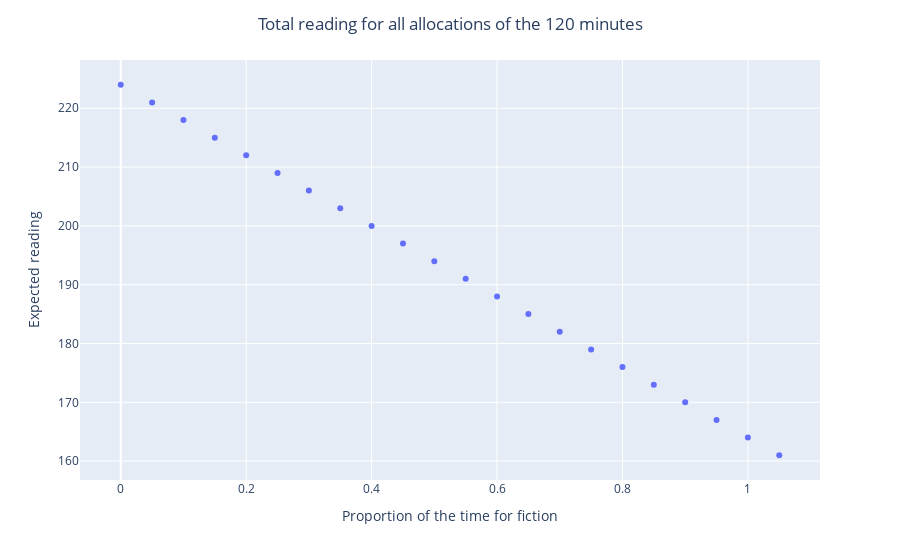
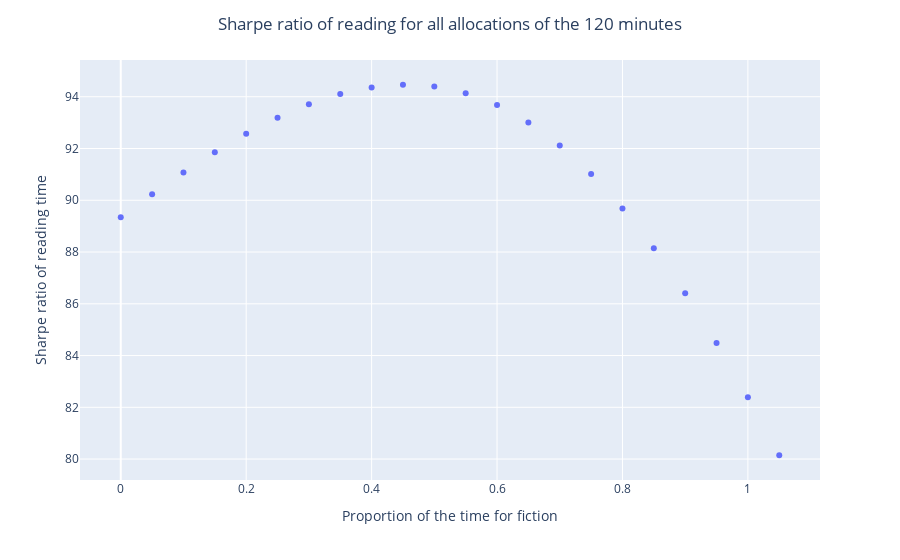

Notebook source saved alongside these figures, in order:
### Markdown cell above
# Solution: Find the best allocation for all two criteria

### Code cell
T = 120
list_p = np.arange(0, 1.1, 0.05)
# configure

list_expected = []
list_sharpe = []    
for p in list_p:
    expected_reading, sharpe_ratio = gp.compute_expected_sum(p * T, (1 - p) * T, add_sharpe=True)
    list_expected.append(expected_reading)
    list_sharpe.append(sharpe_ratio)

fig = px.scatter(x=list_p, y=list_expected)
fig.update_layout(
    title="Total reading for all allocations of the 120 minutes",
    title_x=0.5,
    xaxis_title="Proportion of the time for fiction",
    yaxis_title="Expected reading",
)
fig.show()

fig = px.scatter(x=list_p, y=list_sharpe)
fig.update_layout(
    title="Sharpe ratio of reading for all allocations of the 120 minutes",
    title_x=0.5,
    xaxis_title="Proportion of the time for fiction",
    yaxis_title="Sharpe ratio of reading time",
)
fig.show()

### Figure 1 — Plotly figure (JSON) as saved in the notebook; plotly's stock layout.template omitted (floating-point values rounded to 4 significant figures)
{"data": [{"hovertemplate": "x=%{x}<br>y=%{y}<extra></extra>", "legendgroup": "", "marker": {"color": "#636efa", "symbol": "circle"}, "mode": "markers", "name": "", "orientation": "v", "showlegend": false, "type": "scatter", "x": [0, 0.05, 0.1, 0.15, 0.2, 0.25, 0.3, 0.35, 0.4, 0.45, 0.5, 0.55, 0.6, 0.65, 0.7, 0.75, 0.8, 0.85, 0.9, 0.95, 1, 1.05], "xaxis": "x", "y": [224, 221.0, 218, 215, 212, 209, 206, 203.0, 200.0, 197, 194, 191, 188, 185, 182, 179, 176.0, 173, 170, 167, 164, 161.0], "yaxis": "y"}], "layout": {"legend": {"tracegroupgap": 0}, "margin": {"t": 60}, "title": {"text": "Total reading for all allocations of the 120 minutes", "x": 0.5}, "xaxis": {"anchor": "y", "domain": [0, 1], "title": {"text": "Proportion of the time for fiction"}}, "yaxis": {"anchor": "x", "domain": [0, 1], "title": {"text": "Expected reading"}}}}

### Figure 2 — Plotly figure (JSON) as saved in the notebook; plotly's stock layout.template omitted (floating-point values rounded to 4 significant figures)
{"data": [{"hovertemplate": "x=%{x}<br>y=%{y}<extra></extra>", "legendgroup": "", "marker": {"color": "#636efa", "symbol": "circle"}, "mode": "markers", "name": "", "orientation": "v", "showlegend": false, "type": "scatter", "x": [0, 0.05, 0.1, 0.15, 0.2, 0.25, 0.3, 0.35, 0.4, 0.45, 0.5, 0.55, 0.6, 0.65, 0.7, 0.75, 0.8, 0.85, 0.9, 0.95, 1, 1.05], "xaxis": "x", "y": [89.35, 90.23, 91.08, 91.86, 92.57, 93.19, 93.71, 94.1, 94.36, 94.46, 94.39, 94.14, 93.68, 93.01, 92.12, 91.01, 89.69, 88.15, 86.41, 84.48, 82.39, 80.15], "yaxis": "y"}], "layout": {"legend": {"tracegroupgap": 0}, "margin": {"t": 60}, "title": {"text": "Sharpe ratio of reading for all allocations of the 120 minutes", "x": 0.5}, "xaxis": {"anchor": "y", "domain": [0, 1], "title": {"text": "Proportion of the time for fiction"}}, "yaxis": {"anchor": "x", "domain": [0, 1], "title": {"text": "Sharpe ratio of reading time"}}}}
